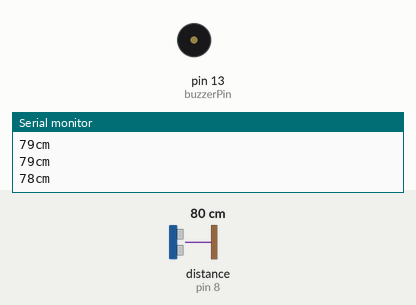
Recording of a sketch running on a simulated Arduino Uno, built with avr-gcc and run on an emulated ATmega328P. Parts: buzzer (waves = sounding), the last lines printed to the serial monitor. Wiring (inferred from the names in the program): ultrasonic range finder: trigger pin 7; echo pin 8. Inputs (shaded band) come from the test bench; at power-on: distance to the obstacle (sensor on pin 8) 80 cm. The echo pulse lasts 58.3 µs per cm.

Above: at 1.2 s.
1.3 s: distance to the obstacle (sensor on pin 8) set to 46 cm
2.8 s: distance to the obstacle (sensor on pin 8) set to 37 cm
At 3.5 s:
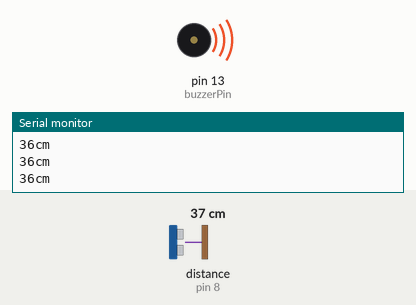
4.5 s: distance to the obstacle (sensor on pin 8) set to 7 cm
At 5.4 s:
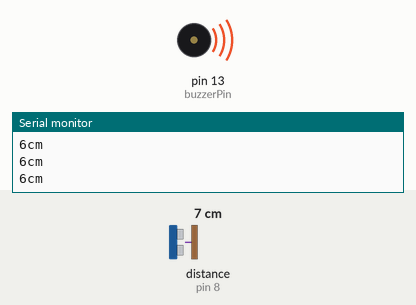
Timing chart, 0 to 7.5 s (numbered marks = the images above; inputs shaded):
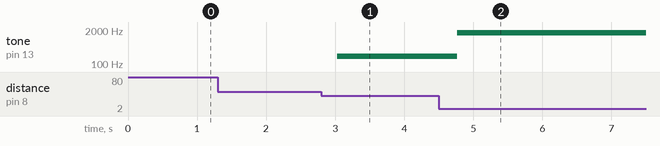

Measured:
- the behaviour switches between 42 and 41 cm on distance to the obstacle (sensor on pin 8) (found by bisection; images 0 and 1)
- after the input at 2.8 s, tone on pin 13 (buzzerPin): silent → 200 Hz after 0.23 s
- after the input at 4.5 s, tone on pin 13 (buzzerPin): 200 Hz → 1600 Hz after 0.27 s

The sketch:

distSensorWithBuzzer.ino
```cpp
const int trigPin = 7;
const int echoPin = 8;
const int buzzerPin = 13;

// 5 values for the moving median to filter noisy readings
const int numReadings = 5;
int readings[numReadings];
int sorted[numReadings];
int index = 0;

void setup() {
  // initalize serial communication to view the data
  Serial.begin(9600);

  // initialize trigPin as an output pin as it will send the pulse
  // to trigger the sensor and echoPin as input as it will read the
  // voltage produced by the sensor when the sound wave returns
  pinMode(trigPin, OUTPUT);
  pinMode(echoPin, INPUT);

  // initialize buzzerPin as output
  pinMode(buzzerPin, OUTPUT);

  // Popluate the arrays with 0s initially
  for (int i = 0; i < numReadings; i++) {
    readings[i] = 0;
    sorted[i] = 0;
  }

}

void loop() {
  // Read the distance from the sensor
  int distance = readDistance();

  // Store the new reading in the array
  readings[index] = distance;

  // Sort the values in the readings array
  memcpy(sorted, readings, numReadings * sizeof(int));
  qsort(sorted, numReadings, sizeof(int), compare);

  // Calculate the median
  int medianDistance = sorted[numReadings / 2];

  // Update the buzzer frequency;
  updateBuzzerFrequency(medianDistance);

  // Print the median distance on screen
  Serial.print(medianDistance);
  Serial.println("cm");

  // Move to the next index
  index = (index + 1) % numReadings;

  delay(100);
}

int readDistance() {
  // duration will store the time it takes for the sound to come back
  // inches and cm will be the distances to the obstacle in inches and cm
  long duration, inches, cm;

  // Make sure the voltage at trigPin is LOW
  digitalWrite(trigPin, LOW);
  delayMicroseconds(2);

  // Send a pulse that lasts 10 microseconds
  digitalWrite(trigPin, HIGH);
  delayMicroseconds(10); // expected pulse duration for HC-SR04
  digitalWrite(trigPin, LOW);

  // echoPin will turn HIGH when the sound wave is sent and it will stay that way
  // until the sound wave returns after hitting an object
  // the duration in microseconds of the HIGH signal from echoPin is measured with pulseIn
  duration = pulseIn(echoPin, HIGH);

  // convert the time into a distance
  inches = msToIn(duration);
  cm = msToCm(duration);

  // // print the values in the serial monitor
  // Serial.print(inches);
  // Serial.print("in, ");
  // Serial.print(cm);
  // Serial.print("cm");
  // Serial.println();

  return cm;
}

void updateBuzzerFrequency(int distance) {
  // Set a tone based on the distance of the obstacle to the sensor
  if (distance == 0) {
    noTone(buzzerPin);
  }
  else if (distance <= 5) {
    tone(buzzerPin, 3000);
  }
  else if (distance <= 10) {
    tone(buzzerPin, 1600);
  }
  else if (distance <= 20) {
    tone(buzzerPin, 1200);
  }
  else if (distance <= 30) {
    tone(buzzerPin, 600);
  }
  else if (distance <= 40) {
    tone(buzzerPin, 200);
  }
  else {
    noTone(buzzerPin);
  }
  // int freq = map(distance, 5, 50, 1500, 0);

  // if (freq <= 0 || freq > 1500) {
  //   noTone(buzzerPin);
  // }
  // else {
  //   tone(buzzerPin, freq);
  // }

}

// Compare function needed by qsort
int compare(const void *a, const void *b) {
  return (*(int*)a - *(int*)b);
}


// Speed of sound in air is roughly 340 m/s
long msToIn(long microseconds) {
  // 0.0134 in is the distance sound travels in a microsecond
  // also divide by 2 since the sound travels double the distance
  return microseconds * 0.0134 / 2;
}

long msToCm(long microseconds) {
  // 0.034 cm is the distance sound travels in a microsecond
  // also divide by 2 since the sound travels double the distance
  return microseconds * 0.034 / 2;
}
```
